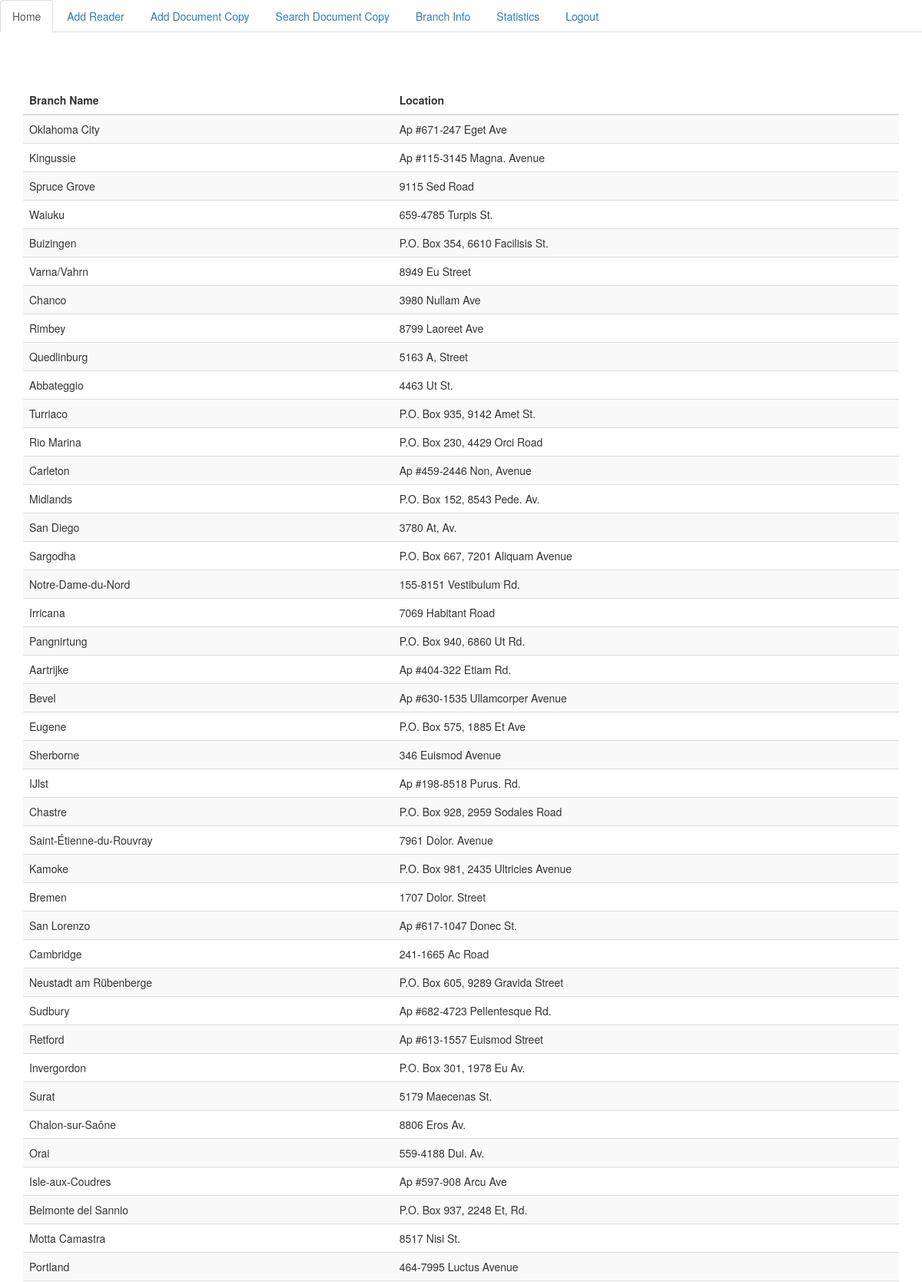
/branch.php (upper part), run on the app's committed database.
### tables this page shows
CREATE TABLE IF NOT EXISTS `branch` (
  `LIBID` int(11) NOT NULL AUTO_INCREMENT,
  `LNAME` varchar(100) NOT NULL,
  `LLOCATION` varchar(100) NOT NULL,
  PRIMARY KEY (`LIBID`)
);

### branch.php (the view, shortened to what this page needs)
<!DOCTYPE html PUBLIC "-//W3C//DTD XHTML 1.0 Transitional//EN" "http://www.w3.org/TR/xhtml1/DTD/xhtml1-transitional.dtd">
<html xmlns="http://www.w3.org/1999/xhtml">
<head>
<?php
include "adminheader.php";
?>
<link href="css/bootstrap.min.css" rel="stylesheet">
</head>
<body>
<div class="container" style="padding-top:70px;">
<table class="table table-striped">
  <thead>
    <tr>
      <th>Branch Name</th>
      <th>Location</th>
    </tr>
  </thead>
  <tbody>
   <?php include("connect.php");
    $user_query=mysql_query("select LNAME,LLOCATION from branch")or die(mysql_error());
	while($row=mysql_fetch_array($user_query)){
	?>
    <tr>
      <td><?php echo $row['LNAME']; ?></td>
      <td><?php echo $row['LLOCATION']; ?></td>
    </tr>
    <?php } ?>
  </tbody>
</table>
</div>
</body>
<?php
include 'footer.php';
?>
</html>

### adminheader.php (shortened to what this page needs)
<!DOCTYPE html PUBLIC "-//W3C//DTD XHTML 1.0 Transitional//EN" "http://www.w3.org/TR/xhtml1/DTD/xhtml1-transitional.dtd">
<html xmlns="http://www.w3.org/1999/xhtml">
<head>
</head>
<body>
<ul class="nav nav-tabs">
  <li role="presentation" class="active"><a href="adminhome.php">Home</a></li>
  <li role="presentation"><a href="newreader.php">Add Reader</a></li>
  <li role="presentation"><a href="adddoc.php">Add Document Copy</a></li>
   <li role="presentation"><a href="searchdoc.php">Search Document Copy</a></li>
    <li role="presentation"><a href="branch.php">Branch Info</a></li>
	 <li role="presentation"><a href="stat.php">Statistics</a></li>
	 <li role="presentation"><a href="logout.php">Logout</a></li>
</ul>
</body>
</html>

### footer.php (shortened to what this page needs)
<!DOCTYPE html PUBLIC "-//W3C//DTD XHTML 1.0 Transitional//EN" "http://www.w3.org/TR/xhtml1/DTD/xhtml1-transitional.dtd">
<html xmlns="http://www.w3.org/1999/xhtml">
<head>
<link href="css/bootstrap.min.css" rel="stylesheet">
</head>
<body>
</body>
</html>

### data on the page
branch: LNAME "Oklahoma City", LLOCATION "Ap #671-247 Eget Ave"
branch: LNAME "Kingussie", LLOCATION "Ap #115-3145 Magna. Avenue"
branch: LNAME "Spruce Grove", LLOCATION "9115 Sed Road"
branch: LNAME "Waiuku", LLOCATION "659-4785 Turpis St."
branch: LNAME "Buizingen", LLOCATION "P.O. Box 354, 6610 Facilisis St."
branch: LNAME "Varna/Vahrn", LLOCATION "8949 Eu Street"
branch: LNAME "Chanco", LLOCATION "3980 Nullam Ave"
branch: LNAME "Rimbey", LLOCATION "8799 Laoreet Ave"
branch: LNAME "Quedlinburg", LLOCATION "5163 A, Street"
branch: LNAME "Abbateggio", LLOCATION "4463 Ut St."
branch: LNAME "Turriaco", LLOCATION "P.O. Box 935, 9142 Amet St."
branch: LNAME "Rio Marina", LLOCATION "P.O. Box 230, 4429 Orci Road"
branch: LNAME "Carleton", LLOCATION "Ap #459-2446 Non, Avenue"
branch: LNAME "Midlands", LLOCATION "P.O. Box 152, 8543 Pede. Av."
branch: LNAME "San Diego", LLOCATION "3780 At, Av."
branch: LNAME "Sargodha", LLOCATION "P.O. Box 667, 7201 Aliquam Avenue"
branch: LNAME "Notre-Dame-du-Nord", LLOCATION "155-8151 Vestibulum Rd."
branch: LNAME "Irricana", LLOCATION "7069 Habitant Road"
branch: LNAME "Pangnirtung", LLOCATION "P.O. Box 940, 6860 Ut Rd."
branch: LNAME "Aartrijke", LLOCATION "Ap #404-322 Etiam Rd."
branch: LNAME "Bevel", LLOCATION "Ap #630-1535 Ullamcorper Avenue"
branch: LNAME "Eugene", LLOCATION "P.O. Box 575, 1885 Et Ave"
branch: LNAME "Sherborne", LLOCATION "346 Euismod Avenue"
branch: LNAME "IJlst", LLOCATION "Ap #198-8518 Purus. Rd."
branch: LNAME "Chastre", LLOCATION "P.O. Box 928, 2959 Sodales Road"
branch: LNAME "Saint-Étienne-du-Rouvray", LLOCATION "7961 Dolor. Avenue"
branch: LNAME "Kamoke", LLOCATION "P.O. Box 981, 2435 Ultricies Avenue"
branch: LNAME "Bremen", LLOCATION "1707 Dolor. Street"
branch: LNAME "San Lorenzo", LLOCATION "Ap #617-1047 Donec St."
branch: LNAME "Cambridge", LLOCATION "241-1665 Ac Road"
branch: LNAME "Neustadt am Rübenberge", LLOCATION "P.O. Box 605, 9289 Gravida Street"
branch: LNAME "Sudbury", LLOCATION "Ap #682-4723 Pellentesque Rd."
branch: LNAME "Retford", LLOCATION "Ap #613-1557 Euismod Street"
branch: LNAME "Invergordon", LLOCATION "P.O. Box 301, 1978 Eu Av."
branch: LNAME "Surat", LLOCATION "5179 Maecenas St."
branch: LNAME "Chalon-sur-Saône", LLOCATION "8806 Eros Av."
branch: LNAME "Orai", LLOCATION "559-4188 Dui. Av."
branch: LNAME "Isle-aux-Coudres", LLOCATION "Ap #597-908 Arcu Ave"
branch: LNAME "Belmonte del Sannio", LLOCATION "P.O. Box 937, 2248 Et, Rd."
branch: LNAME "Motta Camastra", LLOCATION "8517 Nisi St."
branch: LNAME "Portland", LLOCATION "464-7995 Luctus Avenue"
